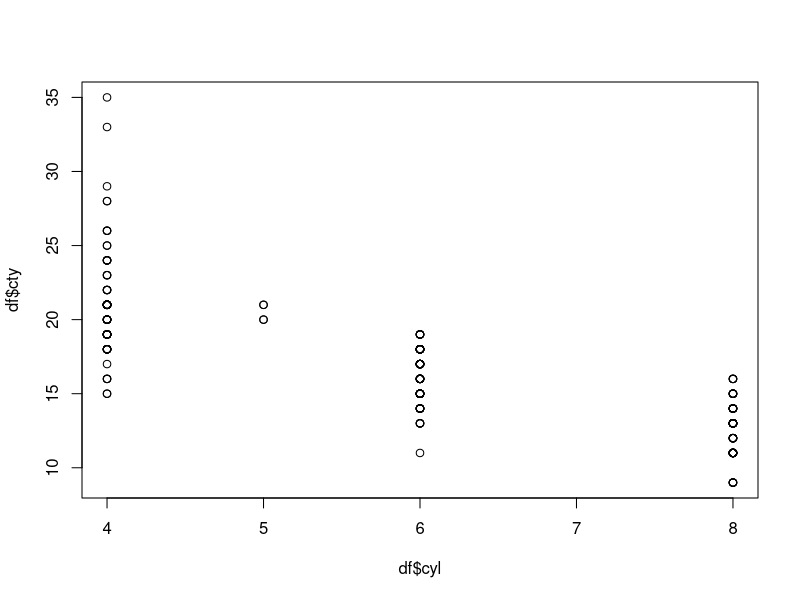
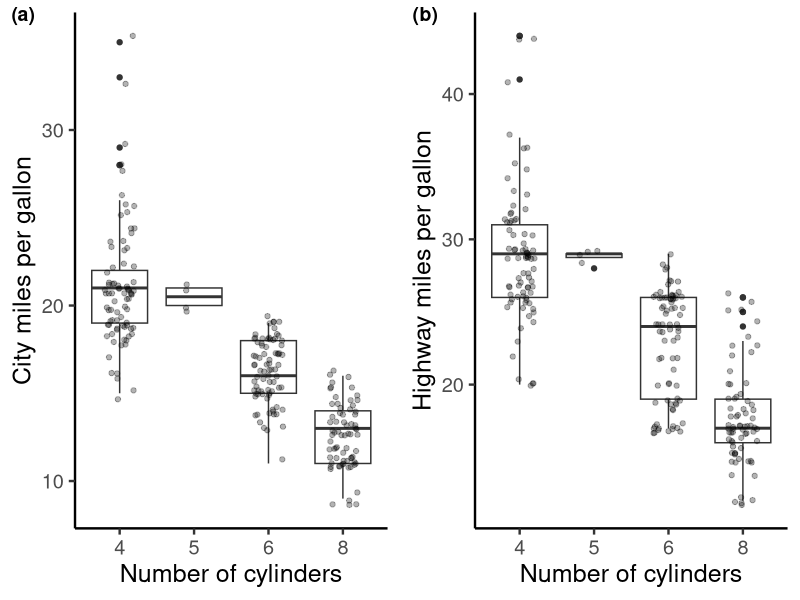

The R source for these figures, in order:
# Libraries
## install.packages("[insert package name here]")
library(tidyverse)
library(lme4)
library(car)
library(emmeans)
library(ggpubr)

# Load mpg dataset
df <- mpg

# Inspect dataset
head(df)
tail(df)

# How many unique manufacturers?
unique(df$manufacturer)

# Select only land rover
subset <- subset(df, manufacturer == "land rover")
filter <- filter(df, manufacturer == "land rover")

# Let's make a base R plot
plot(x = df$cyl, y = df$cty)

# Let's remake plot in ggplot2
df_plot <- ggplot(data = df, 
       mapping = aes(x = cyl,
                     y = cty)) +
  geom_boxplot(aes(x = factor(cyl))) +
  geom_jitter(aes(x = factor(cyl)), 
              alpha = 0.3, width = 0.2) +
  labs(x = "Number of cylinders",
       y = "City miles per gallon") +
  theme_classic(base_size = 18)
  
df_plot2 <- ggplot(data = df, 
                  mapping = aes(x = cyl,
                                y = hwy)) +
  geom_boxplot(aes(x = factor(cyl))) +
  geom_jitter(aes(x = factor(cyl)), 
              alpha = 0.3, width = 0.2) +
  labs(x = "Number of cylinders",
       y = "Highway miles per gallon") +
  theme_classic(base_size = 18)

png(filename = "biol4300_plot.png", height = 6, width = 12, units = "in", res = 600)
ggarrange(df_plot, df_plot2, labels = c("(a)", "(b)"))
dev.off()

# Some statistics
df2 <- df %>%
  filter(manufacturer == "land rover") %>%
  mutate(anotherColumn = cty + hwy)

df %>%
  group_by(manufacturer) %>%
  summarize(mean_cty = mean(cty, na.rm = TRUE),
            sd_cty = sd(cty, na.rm = TRUE),
            
            mean_hwy = mean(hwy, na.rm = TRUE),
            sd_hwy = sd(hwy, na.rm = TRUE))
